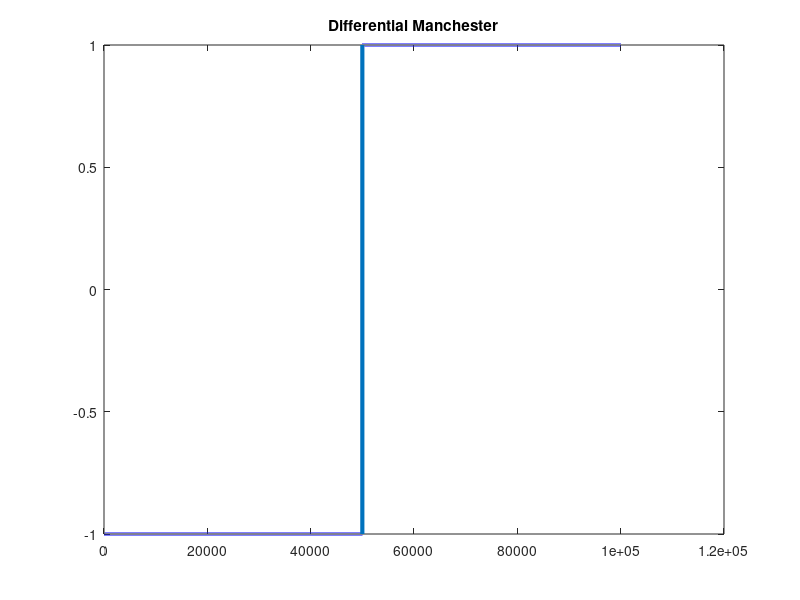

Recreate this plot in MATLAB.
clc;
clear;

data = input('Bits: ');
k=1;
t=0;
Amplitude=1;
samplesize = 100000;
bitrate = 1;
for j=1:length(data)
        if data(j)==1
            for i=0:1/samplesize:(bitrate/2) 
                 result(k)=Amplitude;
                 time(k)=t;
            
                 k=k+1;
                 t=t+1;
             end;
             for l=i:1/samplesize:bitrate
                 result(k)=-Amplitude;
                 time(k)=t;
                 k=k+1;
                 t=t+1;
             end;
            
        else
             for i=0:1/samplesize:(bitrate/2) 
                 result(k)=-Amplitude;
                 time(k)=t;
                 k=k+1;
                 t=t+1;
             end;
             for l=i:1/samplesize:bitrate
                 result(k)=Amplitude;
                 time(k)=t;
                 k=k+1;
                 t=t+1;
             end;
         end;
 end;
 plot(time,result,'LineWidth',3);
 title('Differential Manchester');